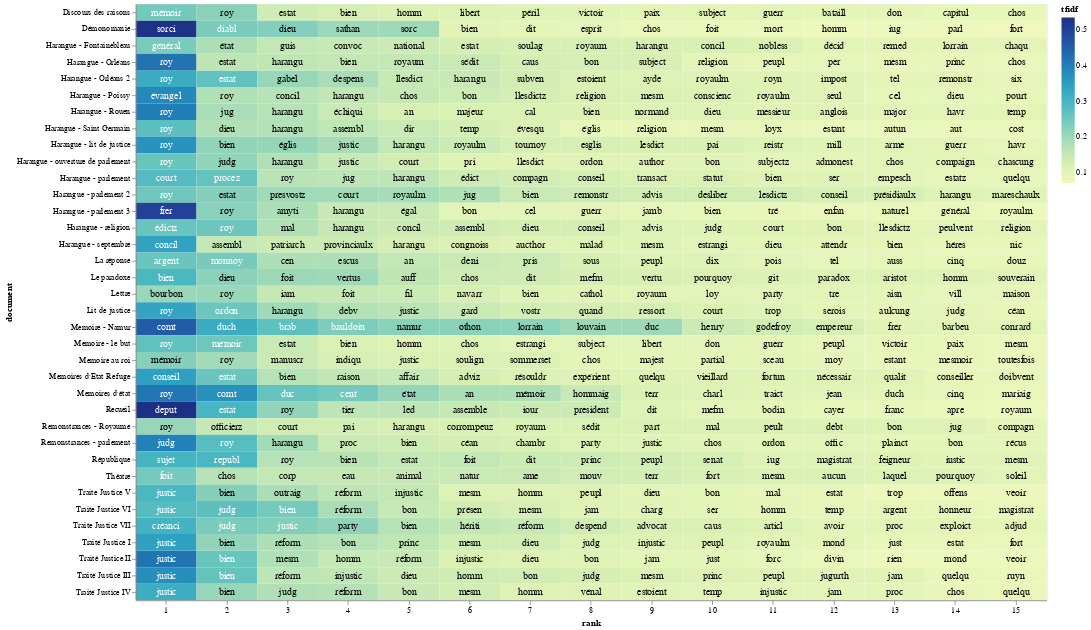

Source (notebook cell):
### Code cell
import altair as alt
import numpy as np
import pandas as pd
import os
from pathlib import Path

# Get the custom stopword list from the user
stop_words = get_stopwords()

# Function to select a .csv file
def select_csv_file():
    cwd = os.getcwd()
    csv_files = sorted([f for f in os.listdir(cwd) if f.endswith('.csv')])
    
    if not csv_files:
        print("No CSV files found in the current working directory.")
        return None

    print("Available CSV files:")
    for i, file in enumerate(csv_files):
        print(f"{i + 1}. {file}")

    choice = int(input("Select a CSV file number to read as top_tfidf: ")) - 1
    if choice < 0 or choice >= len(csv_files):
        print("Invalid choice.")
        return None

    return csv_files[choice]

# Prompt user to select a .csv file
csv_file = select_csv_file()
if csv_file:
    top_tfidf = pd.read_csv(csv_file)
    
    # Extract the stem of the selected CSV file
    csv_stem = Path(csv_file).stem

    # Prompt user to truncate groups with default value as 'no'
    truncate_groups = input("Do you want to truncate the plot by only including certain groups? (yes/no, default is no): ").strip().lower() or 'no'
    if truncate_groups == 'yes':
        available_groups = top_tfidf['document'].unique()
        print("Available groups (documents) with index numbers:")
        for i, group in enumerate(available_groups):
            print(f"{i + 1}. {group}")


        selected_groups = input("Enter the index numbers of the groups to include (e.g., 1,2,3 or 1-3): ").strip()
        selected_indexes = []
        
        # Split the input by commas to handle both individual values and ranges
        for part in selected_groups.split(','):
            if '-' in part:
                start_index, end_index = map(int, part.split('-'))
                selected_indexes.extend(range(start_index, end_index + 1))
            else:
                selected_indexes.append(int(part))
        
        # Convert selected indexes to groups
        selected_groups = [available_groups[i - 1] for i in selected_indexes]
        
        # Filter the DataFrame
        top_tfidf = top_tfidf[top_tfidf['document'].isin(selected_groups)]
   
    # Remove '_corrected' from the 'document' labels
    top_tfidf['document'] = top_tfidf['document'].str.replace('_corrected', '')
    top_tfidf['document'] = top_tfidf['document'].str.replace('Repair', '')
    top_tfidf['document'] = top_tfidf['document'].str.replace('_lemmatized', '')
    top_tfidf['document'] = top_tfidf['document'].str.replace('_stemmed', '')

    # Prompt user to limit the number of words displayed in each group
    limit_words = input("Do you want to limit the number of words displayed in each group? (yes/no) default is yes): ").strip().lower() or 'yes'
    if limit_words == 'yes':
        max_words = int(input("Enter the maximum number of words to display per group: ").strip())
        top_tfidf['rank'] = top_tfidf.groupby('document')['tfidf'].rank("first", ascending=False)
        top_tfidf = top_tfidf[top_tfidf['rank'] <= max_words]

    # Prompt user to enter a list of terms
    user_terms = input("Enter a list of words separated by commas for highlighting (e.g., war, peace): ")
    term_list = [term.strip() for term in user_terms.split(",")]

    # Prompt user for a filename to save the PNG file
    file_name = input("Enter a filename (without extension) to save the visualization: ")
    output_file = f"{file_name}.png"
    
    # Prompt user to specify the width of the chart
    chart_width_input = input("Enter the chart width (default is 600): ").strip()
    chart_width = int(chart_width_input) if chart_width_input.isdigit() else 600

    # Adding a little randomness to break ties in term ranking
    top_tfidf_plusRand = top_tfidf.copy()
    top_tfidf_plusRand['tfidf'] = top_tfidf_plusRand['tfidf'] + np.random.rand(top_tfidf.shape[0]) * 0.0001

    # Base chart for all visualizations, with rank calculation
    base = alt.Chart(top_tfidf_plusRand).encode(
        x=alt.X('rank:O', axis=alt.Axis(labelAngle=0)),  # Set labelAngle to horizontal (0 degrees)
        y='document:N'
    ).transform_window(
        rank="rank()",
        sort=[alt.SortField("tfidf", order="descending")],
        groupby=["document"]
    )

    # Heatmap specification
    heatmap = base.mark_rect().encode(
        color='tfidf:Q'
    )

    # Red circle over terms in the entered list
    circle = base.mark_circle(size=100).encode(
        color=alt.condition(
            alt.FieldOneOfPredicate(field='term', oneOf=term_list),
            alt.value('red'),
            alt.value('#FFFFFF00')
        )
    )

    # Text labels, white for darker heatmap colors
    text = base.mark_text(baseline='middle', fontSize=12).encode(
        text='term:N',
        color=alt.condition(alt.datum.tfidf >= 0.23, alt.value('white'), alt.value('black'))
    )

    # Combine the heatmap, circle, and text
    final_chart = alt.layer(heatmap, circle, text).properties(width=chart_width)

    # Display the chart in Jupyter Lab
    final_chart.display()

    # Save the chart as a PNG file using the base Altair package
    try:
        final_chart.save(output_file)
        print(f"Visualization saved as {output_file} in the current directory.")
    except Exception as e:
        print(f"Error saving visualization: {e}")
else:
    print("No valid CSV file selected.")

### Figure 1 — Vega-Lite specification as saved in the notebook (floating-point values rounded to 4 significant figures; data arrays with more than 128 entries replaced by an {"elided": "..."} marker saying what was removed)
{"config": {"view": {"continuousWidth": 300, "continuousHeight": 300}}, "layer": [{"mark": {"type": "rect"}, "encoding": {"color": {"field": "tfidf", "type": "quantitative"}, "x": {"axis": {"labelAngle": 0}, "field": "rank", "type": "ordinal"}, "y": {"field": "document", "type": "nominal"}}, "transform": [{"window": [{"op": "rank", "field": "", "as": "rank"}], "groupby": ["document"], "sort": [{"field": "tfidf", "order": "descending"}]}]}, {"mark": {"type": "circle", "size": 100}, "encoding": {"color": {"condition": {"test": {"field": "term", "oneOf": [""]}, "value": "red"}, "value": "#FFFFFF00"}, "x": {"axis": {"labelAngle": 0}, "field": "rank", "type": "ordinal"}, "y": {"field": "document", "type": "nominal"}}, "transform": [{"window": [{"op": "rank", "field": "", "as": "rank"}], "groupby": ["document"], "sort": [{"field": "tfidf", "order": "descending"}]}]}, {"mark": {"type": "text", "baseline": "middle", "fontSize": 12}, "encoding": {"color": {"condition": {"test": "(datum.tfidf >= 0.23)", "value": "white"}, "value": "black"}, "text": {"field": "term", "type": "nominal"}, "x": {"axis": {"labelAngle": 0}, "field": "rank", "type": "ordinal"}, "y": {"field": "document", "type": "nominal"}}, "transform": [{"window": [{"op": "rank", "field": "", "as": "rank"}], "groupby": ["document"], "sort": [{"field": "tfidf", "order": "descending"}]}]}], "data": {"name": "data-f1beae805dbfa81fb1867d9a3ca7e592"}, "width": 1100, "$schema": "https://vega.github.io/schema/vega-lite/v5.20.1.json", "datasets": {"data-f1beae805dbfa81fb1867d9a3ca7e592": {"elided": "540 records"}}}
